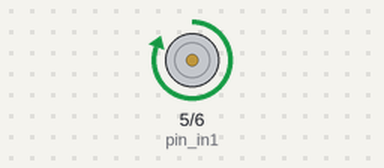
Simulated run of this sketch. Board: Arduino Uno, built with avr-gcc and run on an emulated ATmega328P. Parts: motor-driver pin pairs drawn as motors (green arrow = first pin HIGH = forward, orange = second pin HIGH = backward, longer = more drive).

Above: at 1.5 s.
At 4.5 s:
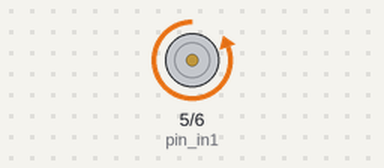
Timing chart, 0 to 7.8 s (numbered marks = the images above):
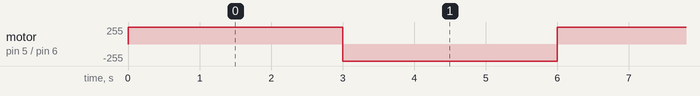

The sketch:

motorExample.ino
```cpp
int pin_in1 = 5;
int pin_in2 = 6;

void setup() {
  pinMode(pin_in1, OUTPUT);
  pinMode(pin_in2, OUTPUT);
  Serial.begin(9600);
 }

void loop() {
  // 시계방향으로 회전
  digitalWrite(pin_in1, HIGH);
  digitalWrite(pin_in2, LOW);
  delay(3000);

 // 반시계 방향으로 회전
  digitalWrite(pin_in1, LOW);
  digitalWrite(pin_in2, HIGH);
  delay(3000);
}
```

Measured:
- by itself, motor on pin 5 (pin_in1) / pin 6 (pin_in2): alternates forward 255/255 for 3.0 s and backward 255/255 for 3.0 s
